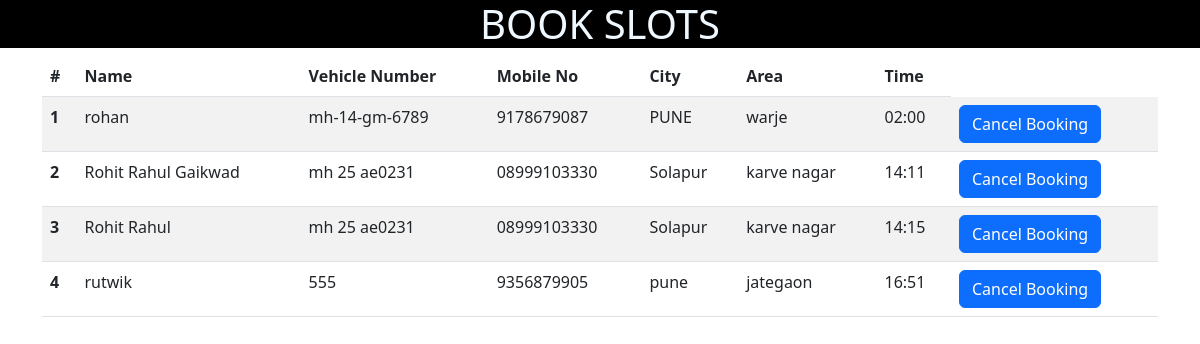
The app's page /user_cancel/ with its own data.
### enroll/models.py (models this page shows)
class Bookslots(models.Model):
    oname=models.CharField(max_length=250)
    vehicleno= models.CharField(max_length=540)
    mobileno=models.CharField(max_length=90,null='True')
    city=models.CharField(max_length=250)
    area=models.CharField(max_length=340)
    time=models.CharField(max_length=120)
    date=models.CharField(max_length=120,default='0')
    hname=models.CharField(max_length=120,default='0')
    accountno=models.CharField(max_length=120,default='0')
    ifsccode=models.CharField(max_length=120,default='0')
    total=models.CharField(max_length=120,default='0')

### enroll/views.py (the view)
# urls.py: path('user_cancel/', views.user_cancel,name='user_cancel'),
def user_cancel(request):
    form=Bookslots.objects.all()
    return render (request,'user_cancelbooking.html',{'forms':form})

### enroll/templates/user_cancelbooking.html (shortened to what this page needs)
{% load static %}
<!DOCTYPE html>
<html lang="en">
<head>
    <link href="{% static 'css/bootstrap.css' %}" rel="stylesheet">
</head>
<body>
    <h1 style="text-align:center; color: aliceblue; background-color:black">BOOK SLOTS </h1>
    <div class="container">
      {% if  forms %}
      <table class="table table-striped">
        <thead>
          <tr>
            <th scope="col">#</th>
            <th scope="col"> Name </th>
            <th scope="col">Vehicle Number</th>
            <th scope="col">Mobile No</th>
            <th scope="col">City</th>
            <th scope="col">Area</th>
            <th scope="col">Time</th>
          </tr>
        </thead>
        <tbody>
            {% for fm in forms  %}
          <tr>
            <th scope="row">{{forloop.counter}}</th>
            <td colspan="">{{fm.oname}}</td>
            <td colspan="">{{fm.vehicleno}}</td>
            <td colspan="">{{fm.mobileno}}</td>
            <td colspan="">{{fm.city}}</td>
            <td colspan="">{{fm.area}}</td>
            <td colspan="">{{fm.time}}</td>
            <td colspan=""><a class="btn btn-primary" href="{% url 'delete_data' fm.id %}">Cancel Booking</a>  </td>
          </tr>
          {% endfor %}</tbody></table>{% endif %}
    </div></div>
</body>
</html>

### records on screen
Bookslots: oname "rohan", vehicleno "mh-14-gm-6789", mobileno "9178679087", city "PUNE", area "warje", time "02:00"
Bookslots: oname "Rohit Rahul Gaikwad", vehicleno "mh 25 ae0231", mobileno "08999103330", city "Solapur", area "karve nagar", time "14:11"
Bookslots: oname "Rohit Rahul", vehicleno "mh 25 ae0231", mobileno "08999103330", city "Solapur", area "karve nagar", time "14:15"
Bookslots: oname "rutwik", vehicleno "555", mobileno "9356879905", city "pune", area "jategaon", time "16:51"
